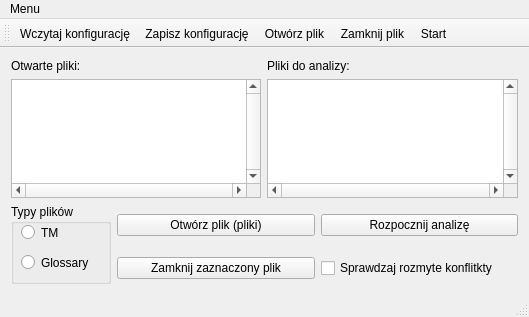
<?xml version="1.0" encoding="UTF-8"?>
<ui version="4.0">
 <class>MainWindow</class>
 <widget class="QMainWindow" name="MainWindow">
  <property name="geometry">
   <rect>
    <x>0</x>
    <y>0</y>
    <width>529</width>
    <height>317</height>
   </rect>
  </property>
  <property name="windowTitle">
   <string>MainWindow</string>
  </property>
  <widget class="QWidget" name="centralWidget">
   <layout class="QGridLayout" name="gridLayout_3">
    <item row="1" column="0">
     <layout class="QGridLayout" name="gridLayout_2">
      <item row="0" column="0" rowspan="2">
       <widget class="QGroupBox" name="groupBox">
        <property name="sizePolicy">
         <sizepolicy hsizetype="Fixed" vsizetype="Fixed">
          <horstretch>0</horstretch>
          <verstretch>0</verstretch>
         </sizepolicy>
        </property>
        <property name="minimumSize">
         <size>
          <width>100</width>
          <height>80</height>
         </size>
        </property>
        <property name="title">
         <string>Typy plików</string>
        </property>
        <widget class="QRadioButton" name="_tm">
         <property name="geometry">
          <rect>
           <x>10</x>
           <y>20</y>
           <width>82</width>
           <height>17</height>
          </rect>
         </property>
         <property name="text">
          <string>TM</string>
         </property>
        </widget>
        <widget class="QRadioButton" name="_gloss">
         <property name="geometry">
          <rect>
           <x>10</x>
           <y>50</y>
           <width>82</width>
           <height>17</height>
          </rect>
         </property>
         <property name="text">
          <string>Glossary</string>
         </property>
        </widget>
       </widget>
      </item>
      <item row="0" column="1">
       <widget class="QPushButton" name="_openFile">
        <property name="toolTip">
         <string>&lt;!DOCTYPE HTML PUBLIC &quot;-//W3C//DTD HTML 4.0//EN&quot; &quot;http://www.w3.org/TR/REC-html40/strict.dtd&quot;&gt;
&lt;html&gt;&lt;head&gt;&lt;meta name=&quot;qrichtext&quot; content=&quot;1&quot; /&gt;&lt;style type=&quot;text/css&quot;&gt;
p, li { white-space: pre-wrap; }
&lt;/style&gt;&lt;/head&gt;&lt;body style=&quot; font-family:'MS Shell Dlg 2'; font-size:8.25pt; font-weight:400; font-style:normal;&quot;&gt;
&lt;p style=&quot; margin-top:0px; margin-bottom:0px; margin-left:0px; margin-right:0px; -qt-block-indent:0; text-indent:0px;&quot;&gt;&lt;span style=&quot; font-size:8pt;&quot;&gt;Otwórz kolejny plik, lub kilka plików.&lt;/span&gt;&lt;/p&gt;&lt;/body&gt;&lt;/html&gt;</string>
        </property>
        <property name="text">
         <string>Otwórz plik (pliki)</string>
        </property>
       </widget>
      </item>
      <item row="0" column="2">
       <widget class="QPushButton" name="startAnalyseing">
        <property name="toolTip">
         <string>Otwiera okno analizy, dla plików znajdujących się na liście powyżej.</string>
        </property>
        <property name="text">
         <string>Rozpocznij analizę</string>
        </property>
       </widget>
      </item>
      <item row="1" column="1">
       <widget class="QPushButton" name="_closeFile">
        <property name="toolTip">
         <string>Zamknij wybrany plik.</string>
        </property>
        <property name="text">
         <string>Zamknij zaznaczony plik</string>
        </property>
       </widget>
      </item>
      <item row="1" column="2">
       <widget class="QCheckBox" name="_fuzzySearch">
        <property name="text">
         <string>Sprawdzaj rozmyte konflitkty</string>
        </property>
       </widget>
      </item>
     </layout>
    </item>
    <item row="0" column="0">
     <layout class="QGridLayout" name="gridLayout">
      <item row="0" column="0">
       <widget class="QLabel" name="label_2">
        <property name="sizePolicy">
         <sizepolicy hsizetype="Fixed" vsizetype="Fixed">
          <horstretch>0</horstretch>
          <verstretch>0</verstretch>
         </sizepolicy>
        </property>
        <property name="text">
         <string>Otwarte pliki:</string>
        </property>
       </widget>
      </item>
      <item row="0" column="1">
       <widget class="QLabel" name="label">
        <property name="maximumSize">
         <size>
          <width>100</width>
          <height>20</height>
         </size>
        </property>
        <property name="text">
         <string>Pliki do analizy:</string>
        </property>
       </widget>
      </item>
      <item row="1" column="0" rowspan="2">
       <widget class="QListView" name="_files">
        <property name="toolTip">
         <string>&lt;!DOCTYPE HTML PUBLIC &quot;-//W3C//DTD HTML 4.0//EN&quot; &quot;http://www.w3.org/TR/REC-html40/strict.dtd&quot;&gt;
&lt;html&gt;&lt;head&gt;&lt;meta name=&quot;qrichtext&quot; content=&quot;1&quot; /&gt;&lt;style type=&quot;text/css&quot;&gt;
p, li { white-space: pre-wrap; }
&lt;/style&gt;&lt;/head&gt;&lt;body style=&quot; font-family:'Segoe UI'; font-size:9pt; font-weight:400; font-style:normal;&quot;&gt;
&lt;p style=&quot; margin-top:0px; margin-bottom:0px; margin-left:0px; margin-right:0px; -qt-block-indent:0; text-indent:0px;&quot;&gt;Lista otwartych plików. Dwuklik na pliku spowoduje jego przeniesienie z tej listy na listę plików wybranych do analizy.&lt;/p&gt;&lt;/body&gt;&lt;/html&gt;</string>
        </property>
        <property name="verticalScrollBarPolicy">
         <enum>Qt::ScrollBarAlwaysOn</enum>
        </property>
        <property name="horizontalScrollBarPolicy">
         <enum>Qt::ScrollBarAlwaysOn</enum>
        </property>
        <property name="tabKeyNavigation">
         <bool>true</bool>
        </property>
        <property name="alternatingRowColors">
         <bool>false</bool>
        </property>
        <property name="selectionMode">
         <enum>QAbstractItemView::NoSelection</enum>
        </property>
        <property name="selectionBehavior">
         <enum>QAbstractItemView::SelectItems</enum>
        </property>
        <property name="verticalScrollMode">
         <enum>QAbstractItemView::ScrollPerPixel</enum>
        </property>
        <property name="horizontalScrollMode">
         <enum>QAbstractItemView::ScrollPerPixel</enum>
        </property>
        <property name="selectionRectVisible">
         <bool>false</bool>
        </property>
       </widget>
      </item>
      <item row="1" column="1" rowspan="2">
       <widget class="QListView" name="_filesChoosen">
        <property name="toolTip">
         <string>&lt;!DOCTYPE HTML PUBLIC &quot;-//W3C//DTD HTML 4.0//EN&quot; &quot;http://www.w3.org/TR/REC-html40/strict.dtd&quot;&gt;
&lt;html&gt;&lt;head&gt;&lt;meta name=&quot;qrichtext&quot; content=&quot;1&quot; /&gt;&lt;style type=&quot;text/css&quot;&gt;
p, li { white-space: pre-wrap; }
&lt;/style&gt;&lt;/head&gt;&lt;body style=&quot; font-family:'Segoe UI'; font-size:9pt; font-weight:400; font-style:normal;&quot;&gt;
&lt;p style=&quot; margin-top:0px; margin-bottom:0px; margin-left:0px; margin-right:0px; -qt-block-indent:0; text-indent:0px;&quot;&gt;Lista plików wybranych do analizy. Dwuklik na pliku powoduje jego przeniesienie z tej listy na listę plików otwartych.&lt;/p&gt;&lt;/body&gt;&lt;/html&gt;</string>
        </property>
        <property name="verticalScrollBarPolicy">
         <enum>Qt::ScrollBarAlwaysOn</enum>
        </property>
        <property name="horizontalScrollBarPolicy">
         <enum>Qt::ScrollBarAlwaysOn</enum>
        </property>
       </widget>
      </item>
     </layout>
    </item>
   </layout>
   <zorder></zorder>
  </widget>
  <widget class="QMenuBar" name="menuBar">
   <property name="geometry">
    <rect>
     <x>0</x>
     <y>0</y>
     <width>529</width>
     <height>21</height>
    </rect>
   </property>
   <widget class="QMenu" name="menuFile">
    <property name="title">
     <string>Menu</string>
    </property>
    <addaction name="actionWczytaj_konfiguracj"/>
    <addaction name="actionZapisz_konfiguracj"/>
    <addaction name="actionOpenFile"/>
    <addaction name="actionCloseFile"/>
    <addaction name="actionWyj_cie_z_programu"/>
   </widget>
   <addaction name="menuFile"/>
  </widget>
  <widget class="QToolBar" name="mainToolBar">
   <attribute name="toolBarArea">
    <enum>TopToolBarArea</enum>
   </attribute>
   <attribute name="toolBarBreak">
    <bool>false</bool>
   </attribute>
   <addaction name="actionWczytaj_konfiguracj"/>
   <addaction name="actionZapisz_konfiguracj"/>
   <addaction name="actionOpenFile"/>
   <addaction name="actionCloseFile"/>
   <addaction name="actionStart"/>
  </widget>
  <widget class="QStatusBar" name="statusBar"/>
  <action name="actionWczytaj_konfiguracj">
   <property name="text">
    <string>Wczytaj konfigurację</string>
   </property>
   <property name="shortcut">
    <string>Ctrl+L</string>
   </property>
  </action>
  <action name="actionZapisz_konfiguracj">
   <property name="text">
    <string>Zapisz konfigurację</string>
   </property>
   <property name="shortcut">
    <string>Ctrl+S</string>
   </property>
  </action>
  <action name="actionExport">
   <property name="text">
    <string>Export</string>
   </property>
  </action>
  <action name="actionOpenFile">
   <property name="text">
    <string>Otwórz plik</string>
   </property>
   <property name="shortcut">
    <string>Ctrl+O</string>
   </property>
  </action>
  <action name="actionAnalizuj_plik">
   <property name="text">
    <string>Analizuj plik</string>
   </property>
   <property name="shortcut">
    <string>Ctrl+Shift+A</string>
   </property>
  </action>
  <action name="actionCloseFile">
   <property name="text">
    <string>Zamknij plik</string>
   </property>
   <property name="shortcut">
    <string>Ctrl+W</string>
   </property>
  </action>
  <action name="actionWyj_cie_z_programu">
   <property name="text">
    <string>Wyjście z programu</string>
   </property>
   <property name="shortcut">
    <string>Ctrl+Q</string>
   </property>
  </action>
  <action name="actionAdd_file">
   <property name="text">
    <string>Add file</string>
   </property>
   <property name="shortcut">
    <string>Ctrl+Right</string>
   </property>
  </action>
  <action name="actionRemove_file">
   <property name="text">
    <string>Remove file</string>
   </property>
   <property name="shortcut">
    <string>Ctrl+Left</string>
   </property>
  </action>
  <action name="actionStart">
   <property name="text">
    <string>Start</string>
   </property>
   <property name="shortcut">
    <string>Ctrl+Shift+S</string>
   </property>
  </action>
 </widget>
 <layoutdefault spacing="6" margin="11"/>
 <resources/>
 <connections/>
</ui>
